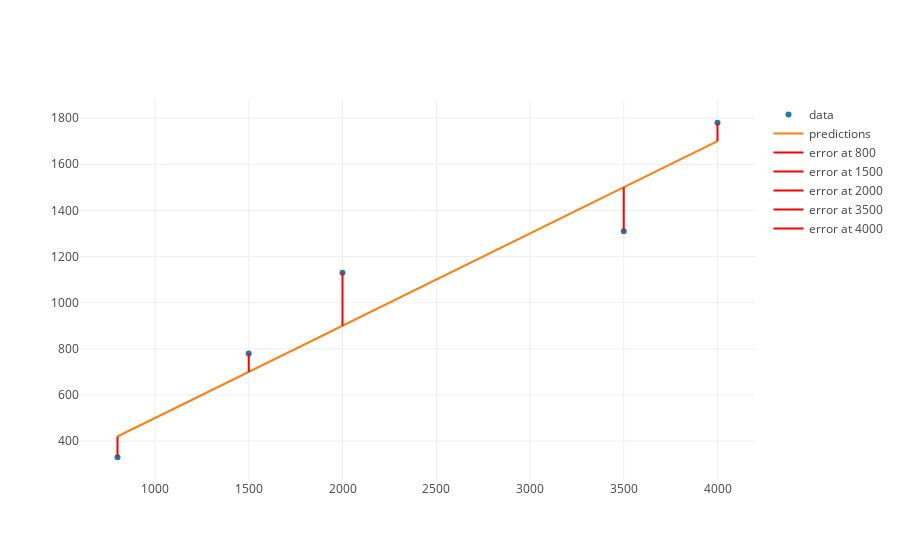

Notebook source saved alongside this figure:
### Markdown cell above
Now one way to discover if our model is any good is to compare it with other linear regression models.  So let's change the value of our linear regression model from $tshirt\_sales = .6*ad\_spend + 100$ to the following:

$$tshirt\_sales = .4*ad\_spend + 100$$

### Code cell
def updated_model_with_errors(parameter):
    predictions = list(map(lambda ad_spend: parameter*ad_spend + 100, inputs))
    predictions_trace = trace_values(inputs, predictions, 'lines', name = 'predictions')
    y_values_y_hats = list(zip(outcomes, predictions))
    errors = list(map(lambda pair: pair[0] - pair[1], y_values_y_hats))
    error_traces = error_line_traces(inputs, outcomes, errors)
    return plot([data_trace, predictions_trace] + error_traces)

parameter = .4
# feel free to change the parameter to .6 or other values of m and then re-execute the function
updated_model_with_errors(parameter)

### Figure 1 — Plotly figure (JSON) as saved in the notebook; plotly's stock layout.template omitted (floating-point values rounded to 4 significant figures)
{"data": [{"mode": "markers", "name": "data", "text": [], "type": "scatter", "uid": "22f1eba8-452b-42cd-868f-fa52be475b6e", "x": [800, 1500, 2000, 3500, 4000], "y": [330, 780, 1130, 1310, 1780]}, {"mode": "lines", "name": "predictions", "text": [], "type": "scatter", "uid": "cf1d5d0d-788d-4a04-94be-8cc77d822c0b", "x": [800, 1500, 2000, 3500, 4000], "y": [420, 700, 900, 1500, 1700]}, {"hoverinfo": "none", "marker": {"color": "red"}, "mode": "lines", "name": "error at 800", "text": ["-90.0"], "textposition": "top right", "type": "scatter", "uid": "04bf12ae-a80d-41c7-8eca-8b34d4427988", "x": [800, 800], "y": [420, 330]}, {"hoverinfo": "none", "marker": {"color": "red"}, "mode": "lines", "name": "error at 1500", "text": ["80.0"], "textposition": "top right", "type": "scatter", "uid": "d942a475-872b-461a-b9a8-b5d282d04ef5", "x": [1500, 1500], "y": [700, 780]}, {"hoverinfo": "none", "marker": {"color": "red"}, "mode": "lines", "name": "error at 2000", "text": ["230.0"], "textposition": "top right", "type": "scatter", "uid": "5153d6c5-4870-466b-a11c-c766ab96ad9f", "x": [2000, 2000], "y": [900, 1130]}, {"hoverinfo": "none", "marker": {"color": "red"}, "mode": "lines", "name": "error at 3500", "text": ["-190.0"], "textposition": "top right", "type": "scatter", "uid": "b4dc68e7-8e88-435c-9617-33f7574ec7f3", "x": [3500, 3500], "y": [1500, 1310]}, {"hoverinfo": "none", "marker": {"color": "red"}, "mode": "lines", "name": "error at 4000", "text": ["80.0"], "textposition": "top right", "type": "scatter", "uid": "860db25c-8ba7-4a65-be36-7ded3ef3c9ac", "x": [4000, 4000], "y": [1700, 1780]}], "layout": {"autosize": true, "xaxis": {"autorange": true, "range": [602.3, 4198.0], "type": "linear"}, "yaxis": {"autorange": true, "range": [223.8, 1886.0], "type": "linear"}}}
